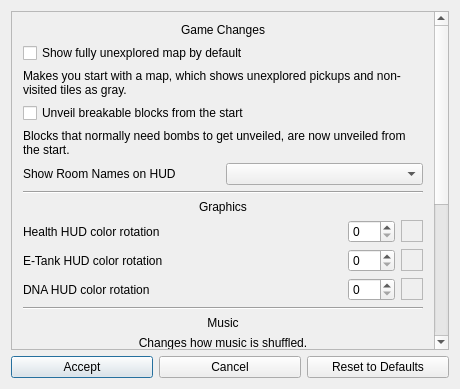
<?xml version="1.0" encoding="UTF-8"?>
<ui version="4.0">
 <class>AM2RCosmeticPatchesDialog</class>
 <widget class="QDialog" name="AM2RCosmeticPatchesDialog">
  <property name="geometry">
   <rect>
    <x>0</x>
    <y>0</y>
    <width>460</width>
    <height>389</height>
   </rect>
  </property>
  <property name="windowTitle">
   <string>AM2R - Cosmetic Options</string>
  </property>
  <layout class="QGridLayout" name="gridLayout">
   <item row="2" column="0">
    <widget class="QPushButton" name="accept_button">
     <property name="text">
      <string>Accept</string>
     </property>
    </widget>
   </item>
   <item row="2" column="2">
    <widget class="QPushButton" name="reset_button">
     <property name="text">
      <string>Reset to Defaults</string>
     </property>
    </widget>
   </item>
   <item row="2" column="1">
    <widget class="QPushButton" name="cancel_button">
     <property name="text">
      <string>Cancel</string>
     </property>
    </widget>
   </item>
   <item row="1" column="0" colspan="3">
    <widget class="QScrollArea" name="scrollArea">
     <property name="widgetResizable">
      <bool>true</bool>
     </property>
     <widget class="QWidget" name="scroll_area_contents">
      <property name="geometry">
       <rect>
        <x>0</x>
        <y>0</y>
        <width>423</width>
        <height>694</height>
       </rect>
      </property>
      <layout class="QVBoxLayout" name="verticalLayout">
       <item>
        <widget class="QLabel" name="label">
         <property name="text">
          <string>Game Changes</string>
         </property>
         <property name="alignment">
          <set>Qt::AlignCenter</set>
         </property>
        </widget>
       </item>
       <item>
        <widget class="QCheckBox" name="show_unexplored_map_check">
         <property name="text">
          <string>Show fully unexplored map by default</string>
         </property>
        </widget>
       </item>
       <item>
        <widget class="QLabel" name="show_unexplored_map_label">
         <property name="text">
          <string>Makes you start with a map, which shows unexplored pickups and non-visited tiles as gray.</string>
         </property>
         <property name="wordWrap">
          <bool>true</bool>
         </property>
        </widget>
       </item>
       <item>
        <widget class="QCheckBox" name="unveiled_blocks_check">
         <property name="text">
          <string>Unveil breakable blocks from the start</string>
         </property>
        </widget>
       </item>
       <item>
        <widget class="QLabel" name="unveiled_blocks_label">
         <property name="text">
          <string>Blocks that normally need bombs to get unveiled, are now unveiled from the start.</string>
         </property>
         <property name="wordWrap">
          <bool>true</bool>
         </property>
        </widget>
       </item>
       <item>
        <layout class="QHBoxLayout" name="room_name_layout">
         <item>
          <widget class="QLabel" name="room_name_label">
           <property name="text">
            <string>Show Room Names on HUD</string>
           </property>
          </widget>
         </item>
         <item>
          <widget class="QComboBox" name="room_name_dropdown"/>
         </item>
        </layout>
       </item>
       <item>
        <widget class="Line" name="line">
         <property name="orientation">
          <enum>Qt::Horizontal</enum>
         </property>
        </widget>
       </item>
       <item>
        <widget class="QLabel" name="label_3">
         <property name="text">
          <string>Graphics</string>
         </property>
         <property name="alignment">
          <set>Qt::AlignCenter</set>
         </property>
        </widget>
       </item>
       <item>
        <layout class="QHBoxLayout" name="health_rotation_layout">
         <item>
          <widget class="QLabel" name="custom_health_rotation_label">
           <property name="text">
            <string>Health HUD color rotation</string>
           </property>
          </widget>
         </item>
         <item>
          <widget class="QSpinBox" name="custom_health_rotation_field">
           <property name="sizePolicy">
            <sizepolicy hsizetype="Maximum" vsizetype="Fixed">
             <horstretch>0</horstretch>
             <verstretch>0</verstretch>
            </sizepolicy>
           </property>
           <property name="maximum">
            <number>360</number>
           </property>
          </widget>
         </item>
         <item>
          <widget class="QFrame" name="custom_health_rotation_square">
           <property name="sizePolicy">
            <sizepolicy hsizetype="Fixed" vsizetype="Fixed">
             <horstretch>0</horstretch>
             <verstretch>0</verstretch>
            </sizepolicy>
           </property>
           <property name="minimumSize">
            <size>
             <width>22</width>
             <height>22</height>
            </size>
           </property>
           <property name="frameShape">
            <enum>QFrame::StyledPanel</enum>
           </property>
           <property name="frameShadow">
            <enum>QFrame::Raised</enum>
           </property>
          </widget>
         </item>
        </layout>
       </item>
       <item>
        <layout class="QHBoxLayout" name="etank_rotation_layout">
         <item>
          <widget class="QLabel" name="custom_etank_rotation_label">
           <property name="text">
            <string>E-Tank HUD color rotation</string>
           </property>
          </widget>
         </item>
         <item>
          <widget class="QSpinBox" name="custom_etank_rotation_field">
           <property name="sizePolicy">
            <sizepolicy hsizetype="Maximum" vsizetype="Fixed">
             <horstretch>0</horstretch>
             <verstretch>0</verstretch>
            </sizepolicy>
           </property>
           <property name="maximum">
            <number>360</number>
           </property>
          </widget>
         </item>
         <item>
          <widget class="QFrame" name="custom_etank_rotation_square">
           <property name="sizePolicy">
            <sizepolicy hsizetype="Fixed" vsizetype="Fixed">
             <horstretch>0</horstretch>
             <verstretch>0</verstretch>
            </sizepolicy>
           </property>
           <property name="minimumSize">
            <size>
             <width>22</width>
             <height>22</height>
            </size>
           </property>
           <property name="frameShape">
            <enum>QFrame::StyledPanel</enum>
           </property>
           <property name="frameShadow">
            <enum>QFrame::Raised</enum>
           </property>
          </widget>
         </item>
        </layout>
       </item>
       <item>
        <layout class="QHBoxLayout" name="dna_rotation_layout">
         <item>
          <widget class="QLabel" name="custom_dna_rotation_label">
           <property name="text">
            <string>DNA HUD color rotation</string>
           </property>
          </widget>
         </item>
         <item>
          <widget class="QSpinBox" name="custom_dna_rotation_field">
           <property name="sizePolicy">
            <sizepolicy hsizetype="Maximum" vsizetype="Fixed">
             <horstretch>0</horstretch>
             <verstretch>0</verstretch>
            </sizepolicy>
           </property>
           <property name="maximum">
            <number>360</number>
           </property>
          </widget>
         </item>
         <item>
          <widget class="QFrame" name="custom_dna_rotation_square">
           <property name="sizePolicy">
            <sizepolicy hsizetype="Fixed" vsizetype="Fixed">
             <horstretch>0</horstretch>
             <verstretch>0</verstretch>
            </sizepolicy>
           </property>
           <property name="minimumSize">
            <size>
             <width>22</width>
             <height>22</height>
            </size>
           </property>
           <property name="frameShape">
            <enum>QFrame::StyledPanel</enum>
           </property>
           <property name="frameShadow">
            <enum>QFrame::Raised</enum>
           </property>
          </widget>
         </item>
        </layout>
       </item>
       <item>
        <widget class="Line" name="line_2">
         <property name="orientation">
          <enum>Qt::Horizontal</enum>
         </property>
        </widget>
       </item>
       <item>
        <widget class="QLabel" name="label_2">
         <property name="text">
          <string>Music</string>
         </property>
         <property name="alignment">
          <set>Qt::AlignCenter</set>
         </property>
        </widget>
       </item>
       <item>
        <widget class="QLabel" name="music_sub_label">
         <property name="text">
          <string>Changes how music is shuffled.</string>
         </property>
         <property name="alignment">
          <set>Qt::AlignCenter</set>
         </property>
         <property name="wordWrap">
          <bool>true</bool>
         </property>
        </widget>
       </item>
       <item>
        <widget class="QRadioButton" name="vanilla_music_option">
         <property name="text">
          <string>Vanilla</string>
         </property>
         <property name="checked">
          <bool>true</bool>
         </property>
        </widget>
       </item>
       <item>
        <widget class="QLabel" name="vanilla_music_label">
         <property name="text">
          <string>Does not shuffle any songs.</string>
         </property>
         <property name="wordWrap">
          <bool>true</bool>
         </property>
        </widget>
       </item>
       <item>
        <widget class="QRadioButton" name="type_music_option">
         <property name="text">
          <string>Per Type</string>
         </property>
        </widget>
       </item>
       <item>
        <widget class="QLabel" name="type_music_label">
         <property name="text">
          <string>Only shuffles songs within certain types, those being &quot;combat&quot;, &quot;exploration&quot; and &quot;fanfares&quot;. This ensures that you won't be hearing boss music while trying to explore an area. Certain songs, such as the Credits song are exempt from shuffling.</string>
         </property>
         <property name="alignment">
          <set>Qt::AlignJustify|Qt::AlignVCenter</set>
         </property>
         <property name="wordWrap">
          <bool>true</bool>
         </property>
        </widget>
       </item>
       <item>
        <widget class="QRadioButton" name="full_music_option">
         <property name="text">
          <string>Full Random</string>
         </property>
        </widget>
       </item>
       <item>
        <widget class="QLabel" name="full_music_label">
         <property name="text">
          <string>Will shuffle all songs. Note: due to how the game works, it's very likely for the music to bug out at Metroid fights.</string>
         </property>
         <property name="wordWrap">
          <bool>true</bool>
         </property>
        </widget>
       </item>
       <item>
        <spacer name="verticalSpacer">
         <property name="orientation">
          <enum>Qt::Vertical</enum>
         </property>
         <property name="sizeHint" stdset="0">
          <size>
           <width>20</width>
           <height>40</height>
          </size>
         </property>
        </spacer>
       </item>
      </layout>
     </widget>
    </widget>
   </item>
  </layout>
 </widget>
 <layoutdefault spacing="6" margin="11"/>
 <resources/>
 <connections/>
</ui>
